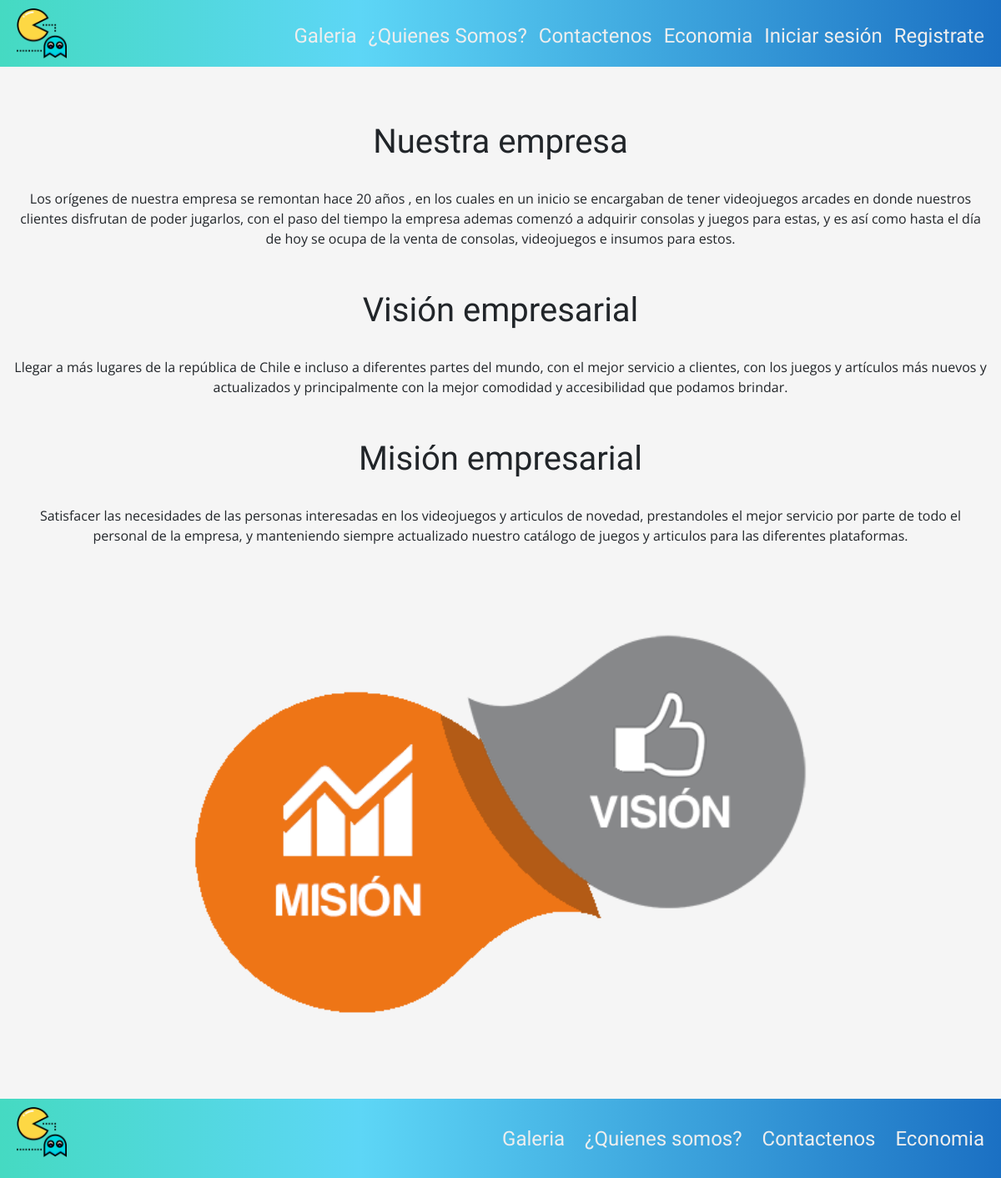
The app's page /empresa/ with its own data.
### core/models.py (models this page shows, shortened)
class Empresa(models.Model):
    historia = models.TextField()
    vision = models.TextField()
    mision = models.TextField()

### core/views.py (the view)
# urls.py: path('empresa/', empresa , name= "empresa"),
def empresa(request):
    empresa= Empresa.objects.all()
    data = {
        'empresa': empresa,
    }
    return render(request, 'core/empresa.html', data)

### core/templates/core/empresa.html (shortened to what this page needs)
{% extends 'core/base.html' %} {% load static %} {% block contenido %}
<div class="p-3">
{% for e in empresa %}
<div class="empresa">
    <h1>Nuestra empresa</h1>
    <br>
    {% if e.historia %}
    <p> {{e.historia}} </p>
    {% endif %}
</div>
<div class="empresa">
    <h1>Visión empresarial</h1>
    <br>
    {% if e.vision %}
    <p> {{e.vision}} </p>
    {% else %}
    <p>Llegar a más lugares de la república de chile e incluso a diferentes partes del mundo, con el mejor servicio a clientes,
        con los juegos y artículos más nuevos y actualizados y principalmente con la mejor comodidad y accesibilidad que
        podamos brindar.</p>
</div>{% endif %}
<div class="empresa">
    <h1>Misión empresarial</h1>
    <br>
    {% if e.mision %}
    <p> {{e.mision}} </p>
    {% else %}
    <p>Satisfacer las necesidades de las personas interesadas en los videojuegos y articulos de novedad, prestandoles el mejor
        servicio por parte de todo el personal de la empresa, y manteniendo siempre actualizado nuestro catálogo de juegos
        y articulos para las diferentes plataformas.</p>
        {%endif%} {%endfor %}
    <img src="{% static 'core/img/mision-vision.png' %}" alt="">
</div>
</div>
{% endblock contenido %}

### core/templates/core/base.html (shortened to what this page needs)
<!DOCTYPE html>
<html lang="es">
{% load static %}
{% load pwa %}
<head>
    <link rel="stylesheet" href="https://stackpath.bootstrapcdn.com/bootstrap/4.4.1/css/bootstrap.min.css">
    <link rel="stylesheet" href="{% static 'core/css/estilos.css' %}">
</head>
<body>
    <header>
        <a href="{% url 'home' %}">
            <img src="{% static 'core/img/pac-man.png' %}" alt="logo" id="logo" class="logo">
        </a>
        <ul class="navegador" id="navegador">
            <li>
                <a href="{% url 'galeria' %}">Galeria</a>
            </li>
            <li>
                <a href="{% url 'empresa' %}">¿Quienes Somos?</a>
            </li>
            <li>
                <a href="{% url 'contactenos' %}">Contactenos</a>
            </li>
            <li>
                <a href="{% url 'economia' %}">Economia</a>
            </li>
            {% if user.is_authenticated %}
            <li>
                <a href="">Bienvenido {{user.first_name |default:user.username}} </a>
            </li>
            <li>
                <a href="{% url 'logout' %}">Cerrar sesión</a>
            </li>
            {% else %}
            <li>
                <a href="{% url 'login' %}">Iniciar sesión</a>
            </li>
            <li><a href="{% url 'registro' %}">Registrate</a></li>
            {% endif %}
        </ul>
    </header>
    <div class="principal">
        {% block contenido %}
        {% endblock contenido %}
    </div>
        <footer>
            <a href="{% url 'home' %}">
                <img src="{% static 'core/img/pac-man.png' %}" alt="logo" id="logo" class="logo">
            </a>
            <ul>
                <li>
                    <a href="{% url 'galeria' %}">Galeria</a>
                </li>
                <li>
                    <a href="{% url 'empresa' %}">¿Quienes somos?</a>
                </li>
                <li>
                    <a href="{% url 'contactenos' %}">Contactenos</a>
                </li>
                <li>
                    <a href="{% url 'economia' %}">Economia</a>
                </li>
            </ul>
        </footer>
</body>
</html>

### core/static/core/css/estilos.css (style rules this page uses)
* { margin:0; padding: 0; }
.logo { width: 60px; background-color: none; margin-left: 20px; margin-top: 10px; }
body { background-color: #f5f5f5; font-family: "Teko", Verdana, Geneva, Tahoma, sans-serif; }
h1,h2,h3 { font-family: "Teko", Verdana, Geneva, Tahoma, sans-serif; }
.empresa { width: 100%; height: auto; display: block; text-align: center; margin-top: 50px; margin-bottom: 20px; }
.empresa p { font-family: "Open Sans",Verdana, Geneva, Tahoma, sans-serif; }
.empresa img { width: 70%; height: auto; margin-top: 75px; }
.principal { width: 100%; min-height: 100vh; height: auto; }
header { width: 100%; height: 80px; background: rgb(69,218,194); background: linear-gradient(90deg, rgba(69,218,194,1) 0%, rgba(93,214,246,1) 36%, rgba(27,112,195,1) 100%); }
.navegador { float: right; margin-right: 20px; margin-top: 15px; }
.navegador li { display: inline-block; color:black; margin-left:10px; padding:10px 0; }
.navegador a { text-decoration:none; color: #eeeeee; font-size: 24px; }
footer { width: 100%; height: 95px; margin-top: 20px; align-items: center; background: rgb(69,218,194); background: linear-gradient(90deg, rgba(69,218,194,1) 0%, rgba(93,214,246,1) 36%, rgba(27,112,195,1) 100%); }
footer ul { float: right; margin-right: 10px; margin-top: 20px; }
footer li { display: inline-block; margin: 10px; }
footer li a { text-decoration: none; color: #eeeeee; font-size: 24px; }
footer a img { margin-top: 20px; }

### records on screen
Empresa: historia "Los orígenes de nuestra empresa se remontan hace 20 años , en los cuales en un inicio se encargaban de tener videojuegos arcades en donde nuestros clientes disfrutan de poder jugarlos, con el paso del tiempo la empresa ademas comenzó a adquirir consolas y juegos para estas, y es así como hasta el día de hoy se ocupa de la venta de consolas, videojuegos e insumos para estos.", vision "Llegar a más lugares de la república de Chile e incluso a diferentes partes del mundo, con el mejor servicio a clientes, con los juegos y artículos más nuevos y actualizados y principalmente con la mejor comodidad y accesibilidad que podamos brindar.", mision "Satisfacer las necesidades de las personas interesadas en los videojuegos y articulos de novedad, prestandoles el mejor servicio por parte de todo el personal de la empresa, y manteniendo siempre actualizado nuestro catálogo de juegos y articulos para las diferentes plataformas."
